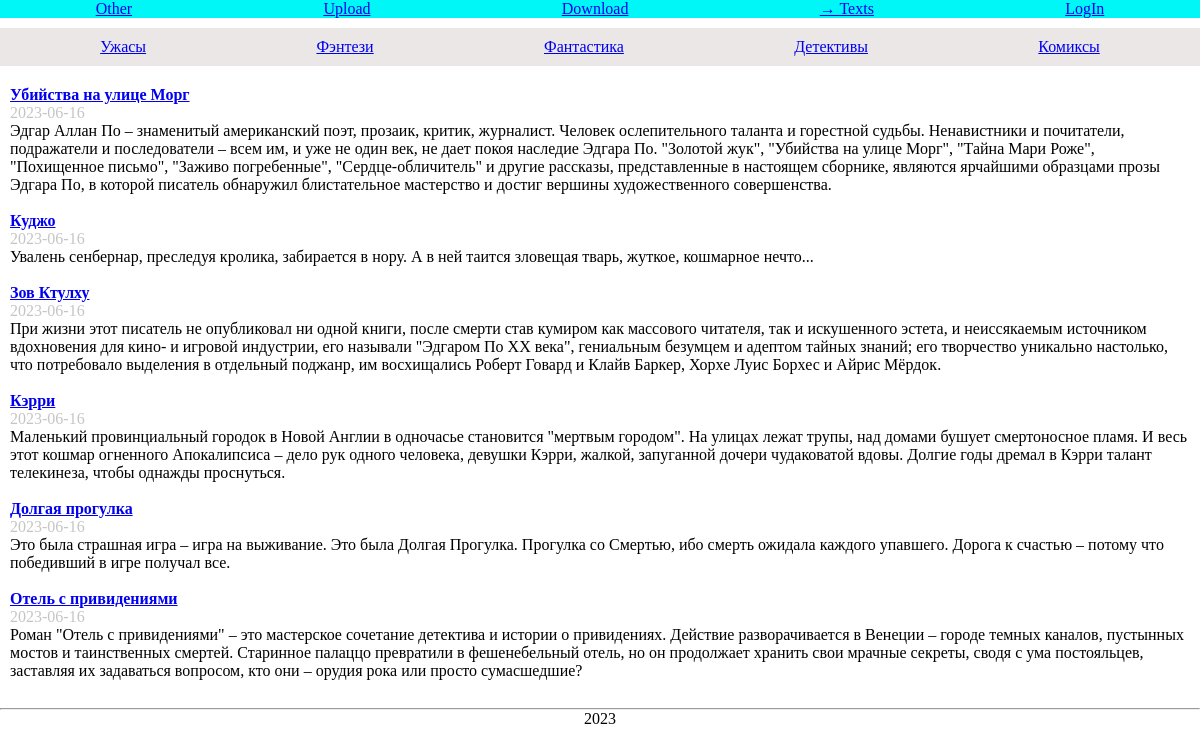
Page /articles/index.php on the committed database.
### tables this page shows
CREATE TABLE `CATEGORIES` (
  `id` int(11) NOT NULL,
  `name` varchar(100) NOT NULL,
  `code` varchar(20) NOT NULL
);

CREATE TABLE `POSTS` (
  `id` int(5) NOT NULL,
  `active` tinyint(1) NOT NULL DEFAULT 1,
  `title` varchar(100) NOT NULL,
  `code` varchar(100) NOT NULL,
  `content` text NOT NULL,
  `category_id` int(11) NOT NULL,
  `author_id` int(11) NOT NULL,
  `date` timestamp NOT NULL DEFAULT current_timestamp()
);

### articles/index.php (the view, shortened to what this page needs)
<?php
require_once '../backend/connection.php';
?>
<link rel="stylesheet" href="../frontend/css/style.css">
<div class="cat1">
    <ul>
<?php
$result = $mysqli ->query('SELECT * FROM CATEGORIES');
if($result->num_rows){
    while($row = mysqli_fetch_assoc($result)){
        ?><li><a href='/articles?id=<?php echo "$row[id]"?>'><?php echo "$row[name]<br>"; ?></a></li>
        <?php
    }
} else {
    echo 'No comments';
};
?>
</ul>
</div>
<?php if (empty($_GET)){?>
<div class='lostItem'>
<ul>
    <?php
     $resultA = $mysqli ->query('SELECT * FROM POSTS Order by id desc LIMIT 6');
    if($resultA->num_rows){
        while($row = mysqli_fetch_assoc($resultA)){
            ?><li><a href='/articles?id=<?php echo "$row[code]"?>'><b><?php echo "$row[title]<br>"; ?></b></a>
            <p class='date'><?php echo substr($row['date'], 0, 10) ?></p>
            <p><?php echo "$row[content]<br><br>"; ?></p>
        </li>
    <?php
        }
    } else {
        echo 'No comments';
    };
    ?>
</ul>
</div>
<?php
} else{ require_once './pages.php';
};

### frontend/css/style.css (style rules this page uses)
* { margin: 0; padding: 0; }
.head1 ul { background-color: rgb(0, 247, 247); display: flex; justify-content: space-around; align-items: center; }
.head1 li { list-style-type: none; }
.foot { width: 100%; text-align: center; }
.cat1 { display: flex; background-color: #ebe7e7; margin: 10px 0; padding: 10px 15px; flex-wrap: wrap; justify-content: space-around; align-items: center }
.cat1 ul { width: 100%; display: flex; flex-wrap: wrap; justify-content: space-around; }
.cat1 li { list-style-type: none; }
.lostItem { padding: 10px 10px; }
.lostItem ul { width: 100%; display: flex; flex-wrap: wrap; flex-direction: column; }
.lostItem li { list-style-type: none; }
.date { color: rgba(124, 126, 126, 0.452); }

### rows in the picture
categories: name "Ужасы"
categories: name "Фэнтези"
categories: name "Фантастика"
categories: name "Детективы"
categories: name "Комиксы"
posts: title "Убийства на улице Морг", date "2023-06-16", content "Эдгар Аллан По – знаменитый американский поэт, прозаик, критик, журналист. Человек ослепительного таланта и горестной судьбы. Ненавистники и почитатели, подражатели и последователи – всем им, и уже не один век, не дает покоя наследие Эдгара По. \"Золотой жук\", \"Убийства на улице Морг\", \"Тайна Мари Роже\", \"Похищенное письмо\", \"Заживо погребенные\", \"Сердце-обличитель\" и другие рассказы, представленные в настоящем сборнике, являются ярчайшими образцами прозы Эдгара По, в которой писатель обнаружил блистательное мастерство и достиг вершины художественного совершенства."
posts: title "Куджо", date "2023-06-16", content "Увалень сенбернар, преследуя кролика, забирается в нору. А в ней таится зловещая тварь, жуткое, кошмарное нечто..."
posts: title "Зов Ктулху", date "2023-06-16", content "При жизни этот писатель не опубликовал ни одной книги, после смерти став кумиром как массового читателя, так и искушенного эстета, и неиссякаемым источником вдохновения для кино- и игровой индустрии, его называли \"Эдгаром По ХХ века\", гениальным безумцем и адептом тайных знаний; его творчество уникально настолько, что потребовало выделения в отдельный поджанр, им восхищались Роберт Говард и Клайв Баркер, Хорхе Луис Борхес и Айрис Мёрдок."
posts: title "Кэрри", date "2023-06-16", content "Маленький провинциальный городок в Новой Англии в одночасье становится \"мертвым городом\". На улицах лежат трупы, над домами бушует смертоносное пламя. И весь этот кошмар огненного Апокалипсиса – дело рук одного человека, девушки Кэрри, жалкой, запуганной дочери чудаковатой вдовы. Долгие годы дремал в Кэрри талант телекинеза, чтобы однажды проснуться."
posts: title "Долгая прогулка", date "2023-06-16", content "Это была страшная игра – игра на выживание. Это была Долгая Прогулка. Прогулка со Смертью, ибо смерть ожидала каждого упавшего. Дорога к счастью – потому что победивший в игре получал все."
posts: title "Отель с привидениями", date "2023-06-16", content "Роман \"Отель с привидениями\" – это мастерское сочетание детектива и истории о привидениях. Действие разворачивается в Венеции – городе темных каналов, пустынных мостов и таинственных смертей. Старинное палаццо превратили в фешенебельный отель, но он продолжает хранить свои мрачные секреты, сводя с ума постояльцев, заставляя их задаваться вопросом, кто они – орудия рока или просто сумасшедшие?"
